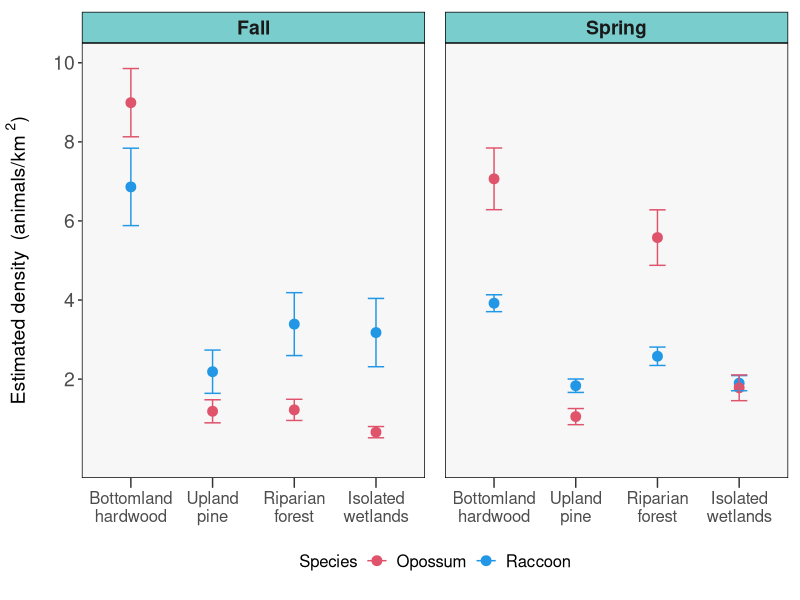
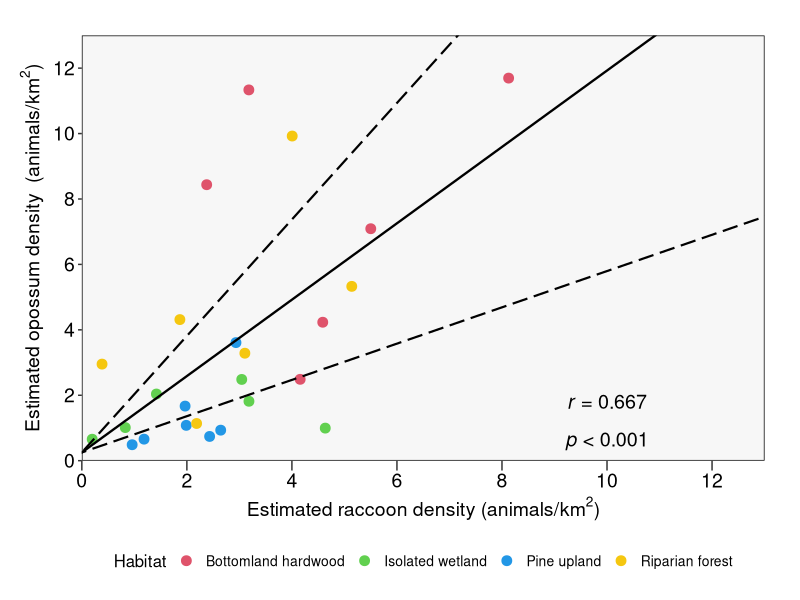

The R source for these figures, in order:

library(stringr)
library(ggplot2)
library(dplyr)

#Figure 1
vars <- c("#DF536B", "#2297e6", "#F5C710")
Density<-read.csv("DensityRevision.csv")
ggplot(Density, aes(x=Habitat, y=mean, color=Species))+geom_point(size=3)+geom_errorbar(aes(ymin=mean-se, ymax=mean+se), 
                                                                                        data=Density, width=0.2)+
  facet_grid(~Season, scales="free_x")+
  theme(strip.background=element_rect(color="black", fill="darkslategray3"), panel.border = element_rect(colour='black', fill='NA'), 
        panel.background = element_rect(fill='gray97'), panel.grid = element_line(colour = NA), panel.spacing = unit(1, "lines"),
        legend.key = element_rect(fill='white'), legend.position="bottom", 
        legend.text=element_text(size=12), legend.title = element_text(size=12),
        axis.text=element_text(size=14), axis.title.x = element_blank(),axis.text.x = element_text(size=12),
        axis.title.y = element_text(size=14, vjust=3.9), strip.text = element_text(size=14, face="bold"))+
  theme(plot.margin=unit(c(0.3,0.3,0.5,0.5), "cm"), axis.ticks.length.x =unit(.25, "cm"))+
  scale_y_continuous(breaks=c(2,4,6,8,10), limits = c(0,10))+
  labs(y = expression(paste("Estimated density  ", "(animals/km "^2 ,")")))+scale_color_manual(values=vars)+
  scale_x_discrete(labels=c('Bottomland\nhardwood','Upland\npine', 'Riparian\nforest', 'Isolated\nwetlands'))




GridYear<-read.csv("GridYearRevision.csv")
GridYear$Site<-paste(GridYear$Grid, GridYear$Year, GridYear$Season, sep=" ")

opp<-subset(GridYear, Species=="Opossum")
racc<-subset(GridYear, Species=="Raccoon")
opp<-opp %>% arrange(Site)
racc<-racc %>% arrange(Site)
all<-bind_cols(opp, racc)
names(all)[names(all) == "mean...6"] <- "OpossumDensity"
names(all)[names(all) == "mean...17"] <- "RaccoonDensity"
names(all)[names(all) == "Grid...2"] <- "Grid"
submeany <- aggregate(all$OpossumDensity, by = list(all$Grid), mean)
submeanx <- aggregate(all$RaccoonDensity, by = list(all$Grid), mean)
alltot<-bind_cols(submeanx, submeany)
names(alltot)[names(alltot) == "x...4"] <- "Opossum"
names(alltot)[names(alltot) == "x...2"] <- "Raccoon"
names(alltot)[names(alltot) == "Group.1...1"] <- "Grid"
alltot$Habitat<- str_sub(alltot$Grid, 1,1)
alltot$Habitat[alltot$Habitat == "B"] <- "Bottomland hardwood"
alltot$Habitat[alltot$Habitat == "P"] <- "Pine upland"
alltot$Habitat[alltot$Habitat == "R"] <- "Riparian forest"
alltot$Habitat[alltot$Habitat == "W"] <- "Isolated wetland"

vars <- c("#DF536B", "#61D04F","#2297e6", "#F5C710")
textPart1 <- "paste(italic(r), \" = 0.667\")"  
textPart2 <- "paste(italic(p), \" < 0.001\")" 
petal.lm<-lm(Opossum~Raccoon, alltot)

#Figure 2
ggplot(alltot, aes(x = Raccoon, y = Opossum, color=Habitat, label=Grid))+geom_point(size=3)+
  scale_color_manual(values=vars)+
  geom_abline(slope = coef(petal.lm)[["Raccoon"]], 
              intercept = coef(petal.lm)[["(Intercept)"]], linewidth=0.8)+geom_abline(slope = coef(petal.lm)[["Raccoon"]]+0.613, 
                                                                                      intercept = coef(petal.lm)[["(Intercept)"]], linewidth=0.75, linetype="longdash")+
  geom_abline(slope = coef(petal.lm)[["Raccoon"]]-0.613, 
              intercept = coef(petal.lm)[["(Intercept)"]], linewidth=0.75,  linetype="longdash")+
  theme(panel.border = element_rect(colour='black', fill='NA'), 
        panel.background = element_rect(fill='gray97'), panel.grid = element_line(colour = NA), panel.spacing = unit(1, "lines"),
        legend.key = element_rect(fill='white'), legend.text=element_text(size=10), legend.title = element_text(size=12),
        axis.text=element_text(size=14, color="black"), legend.position = "bottom",
        axis.title = element_text(size=14, vjust=3.9))+
  theme(plot.margin=unit(c(0.9,0.9,0.5,0.5), "cm"), axis.ticks.length.x =unit(.25, "cm"))+
  labs(x = expression(paste("Estimated raccoon density ","(animals/km"^2 ,")")), 
       y= expression(paste("Estimated opossum density ", " (animals/km"^2 ,")"))) + 
  scale_x_continuous(breaks=c(0,2,4,6,8,10,12), expand=c(0,0), limits = c(0,13))+
  scale_y_continuous(breaks=c(0,2,4,6,8,10,12), expand=c(0,0),limits = c(0,13))+
  annotate("text", x=10, y=1.8, label= paste(textPart1), parse=TRUE, size=5)+
  annotate("text", x=10, y=0.6, label= paste(textPart2), parse=TRUE, size=5)


